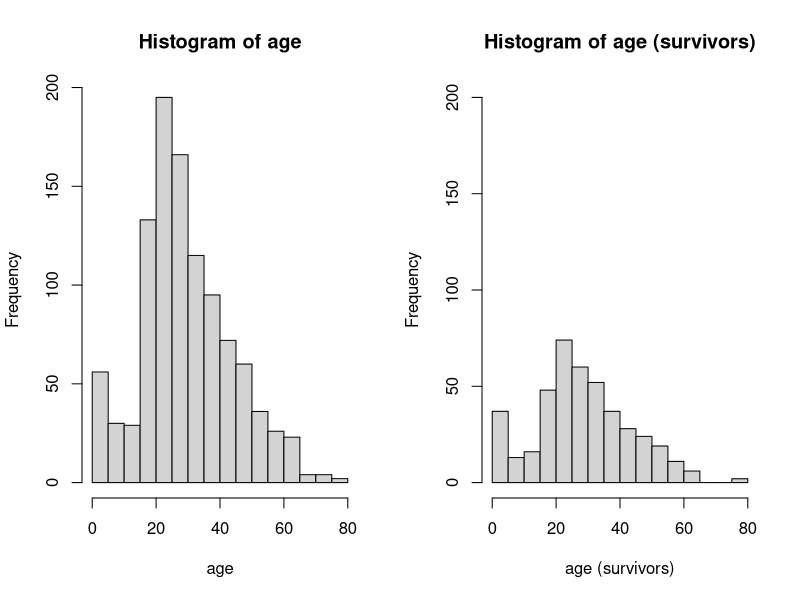

Reproduce this figure in R.
## ---- chunk 1
titanic <- read.csv("../projects/titanic/titanic.csv")
ls.str(titanic)
## ---- chunk 2
alive <- titanic$survived
count.alive <- sum(alive)
count.alive
## ---- chunk 3
prop.alive = count.alive / length(titanic$survived)
prop.alive
## ---- chunk 4
age <- titanic$age
par(mfrow=c(1,2)) # two graphs side by side
hist(age, breaks = 25)
hist(age[titanic$survived == 1], breaks = 25, 
     ylim = c(0,200),
     main = "Histogram of age (survivors)",
     xlab = "age (survivors)")
